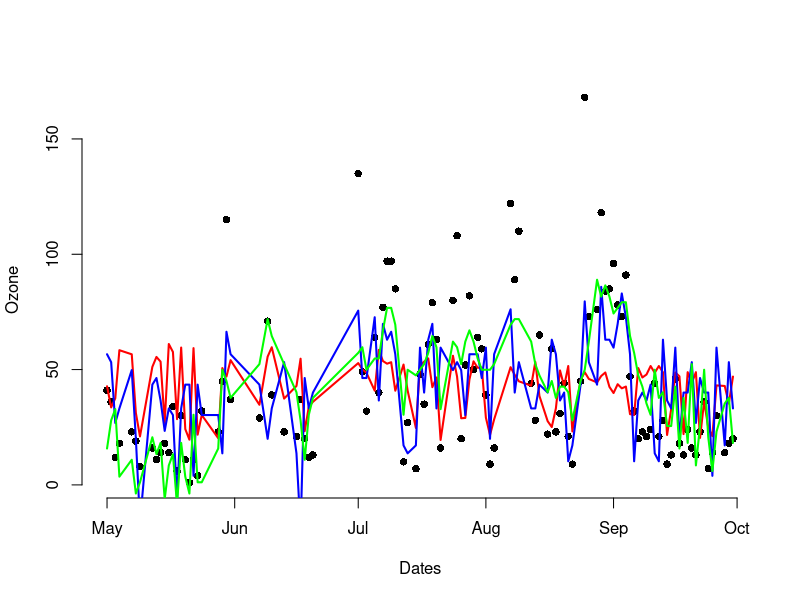

This figure's R source:
## ---- chunk 1
knitr::opts_chunk$set(echo = FALSE)
## ---- chunk 2
data <- na.omit(airquality)
data$date <- paste(data$Month, data$Day)
data$date <- as.Date(data$date, format = "%m %d")

model1 <- lm(Ozone ~ Solar.R, data = data)
model2 <- lm(Ozone ~ Wind, data = data)
model3 <- lm(Ozone ~ Temp, data = data)

plot(data$date, data$Ozone, xlab = "Dates", ylab = "Ozone", bty ="n", pch = 16)
model1lines <- predict(model1, newdata = data)
lines(data$date, model1lines, col = "red", lwd = 2)

model2lines <- predict(model2, newdata = data)
lines(data$date, model2lines, col = "blue", lwd = 2)

model3lines <- predict(model3, newdata = data)
lines(data$date, model3lines, col = "green", lwd = 2)
